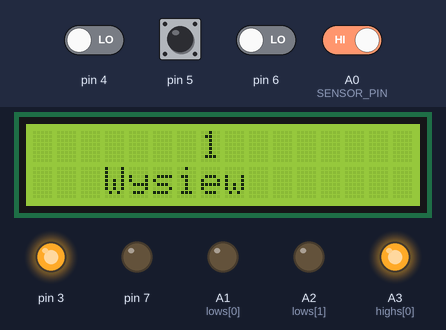
This program was run on a simulated Arduino Uno, built with avr-gcc and run on an emulated ATmega328P. Shown: 16×2 character LCD, output pins drawn as LEDs (lit = HIGH). The inputs (shaded band) are chosen by the test bench; at power-on: A0 (SENSOR_PIN) HIGH, pin 4–6 LOW.

Above: at 1.2 s.
1.3 s: pin 5 driven HIGH
At 2.4 s:
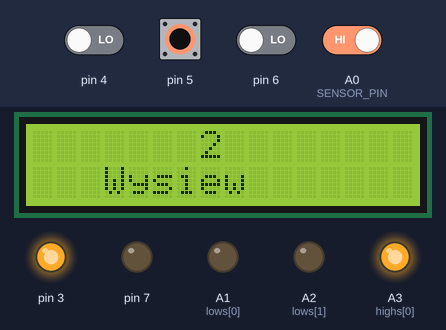
2.8 s: A0 (SENSOR_PIN) driven LOW
At 3.9 s:
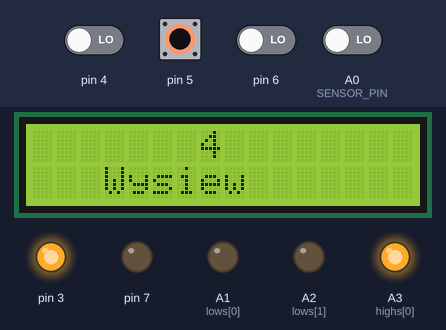
4.7 s: pin 5 pulsed LOW 5 times (0.12 s each, 0.3 s apart)
At 5.4 s:
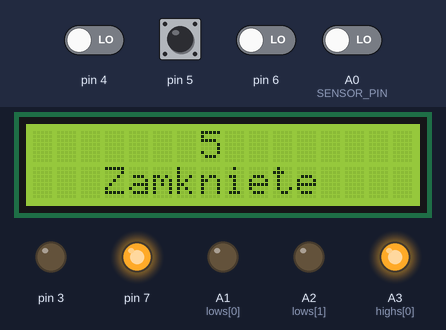
Timing chart, 0 to 7.7 s (numbered marks = the images above; inputs shaded):
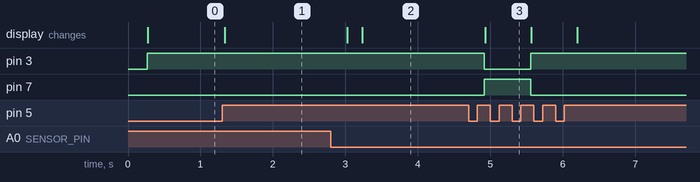

Measured:
- after the input at 1.3 s, the display: changes at once (image 1)
- after the input at 2.8 s, the display: first changes after 0.22 s (image 2 shows a later state)
- after the input at 4.7 s, pin 3: HIGH → LOW after 0.21 s, → HIGH 0.64 s later; pin 7: LOW → HIGH after 0.21 s, → LOW 0.64 s later; the display: changes after 0.23 s (image 3)

The program:

main.cpp
```cpp
#include <Arduino.h>
#include <LiquidCrystal_I2C.h>

#define RESET_PIN DD6
#define UP_PIN DD5
#define DOWN_PIN DD4
#define SENSOR_PIN A0
#define RELAY_PIN DD3
#define SPEAKER_PIN DD7

#define MAX_CICLE 5
#define OPEN_CYCYLE 5 // example: 1, 2, 3, 4, ...
#define DELAY_MS 200
#define NOISE_DURATION_MS 5000

#define ON_CYCLE_MESSAGE "Wysiew"
#define DEFAULT_MESSAGE "Zamkniete"

int lows[] = {A1, A2};
int highs[] = {A3};

LiquidCrystal_I2C lcd(0x3F, 16, 2);

class InputController
{
public:
  enum Type
  {
    UP, DOWN, RESET, NEXT, NONE
  };

  Type CatchEvent();
  void UpdateCounter();
  void SetRelay();
  void SetSpeaker();
  void PrintStatusOnDisplay();
  void SetHighsAndLows();

private:
  int counter = 0;
  Type last = NONE;
  bool work = true;
  int noiseDuration = NOISE_DURATION_MS;
};

InputController* inputController;

void setup()
{
  Serial.begin(9600);

  pinMode(RESET_PIN, INPUT);
  pinMode(RESET_PIN, INPUT);
  pinMode(RESET_PIN, INPUT);
  pinMode(SENSOR_PIN, INPUT);
  pinMode(RELAY_PIN, OUTPUT);
  pinMode(SPEAKER_PIN, OUTPUT);

  lcd.init();
  lcd.backlight();
  inputController = new InputController();
  inputController->SetHighsAndLows();
}

void loop()
{
  delay(DELAY_MS);

  inputController->UpdateCounter();
  inputController->SetRelay();
  inputController->SetSpeaker();
  inputController->PrintStatusOnDisplay();
}

InputController::Type InputController::CatchEvent()
{
  if (!work && !digitalRead(SENSOR_PIN))
  {
    return NEXT;
  }

  if (digitalRead(RESET_PIN))
  {
    return RESET;
  }

  if (digitalRead(UP_PIN))
  {
    return UP;
  }

  if (digitalRead(DOWN_PIN))
  {
    return DOWN;
  }

  return NONE;
}

void InputController::UpdateCounter()
{
  Type event = CatchEvent();
  work = !digitalRead(SENSOR_PIN);

  if (event == last)
  {
    return;
  }

  last = event;

  switch (event)
  {
  case NEXT:
  case UP:
    counter++;
    counter %= MAX_CICLE;
    return;

  case DOWN:
    counter = max(0, counter - 1);
    return;

  case RESET:
    counter = 0;
    return;
  }
}

void InputController::SetRelay()
{
  digitalWrite(RELAY_PIN, counter != OPEN_CYCYLE - 1);
}

void InputController::SetSpeaker()
{
  if (!work || counter != OPEN_CYCYLE - 1)
  {
    noiseDuration = NOISE_DURATION_MS;
    digitalWrite(SPEAKER_PIN, LOW);
    return;
  }

  noiseDuration = max(0, noiseDuration - DELAY_MS);
  digitalWrite(SPEAKER_PIN, noiseDuration > 0);
}

void InputController::PrintStatusOnDisplay()
{
  lcd.clear();
  lcd.setCursor(7, 0);
  lcd.print(counter + 1);
  lcd.setCursor(3, 1);
  lcd.print(digitalRead(RELAY_PIN) ? ON_CYCLE_MESSAGE : DEFAULT_MESSAGE);
}

void InputController::SetHighsAndLows()
{
  for (int i = 0; i < sizeof(lows) / sizeof(lows[0]); i++)
  {
    pinMode(lows[i], OUTPUT);
    digitalWrite(lows[i], LOW);
  }

  for (int i = 0; i < sizeof(highs) / sizeof(highs[0]); i++)
  {
    pinMode(highs[i], OUTPUT);
    digitalWrite(highs[i], HIGH);
  }
}
```
